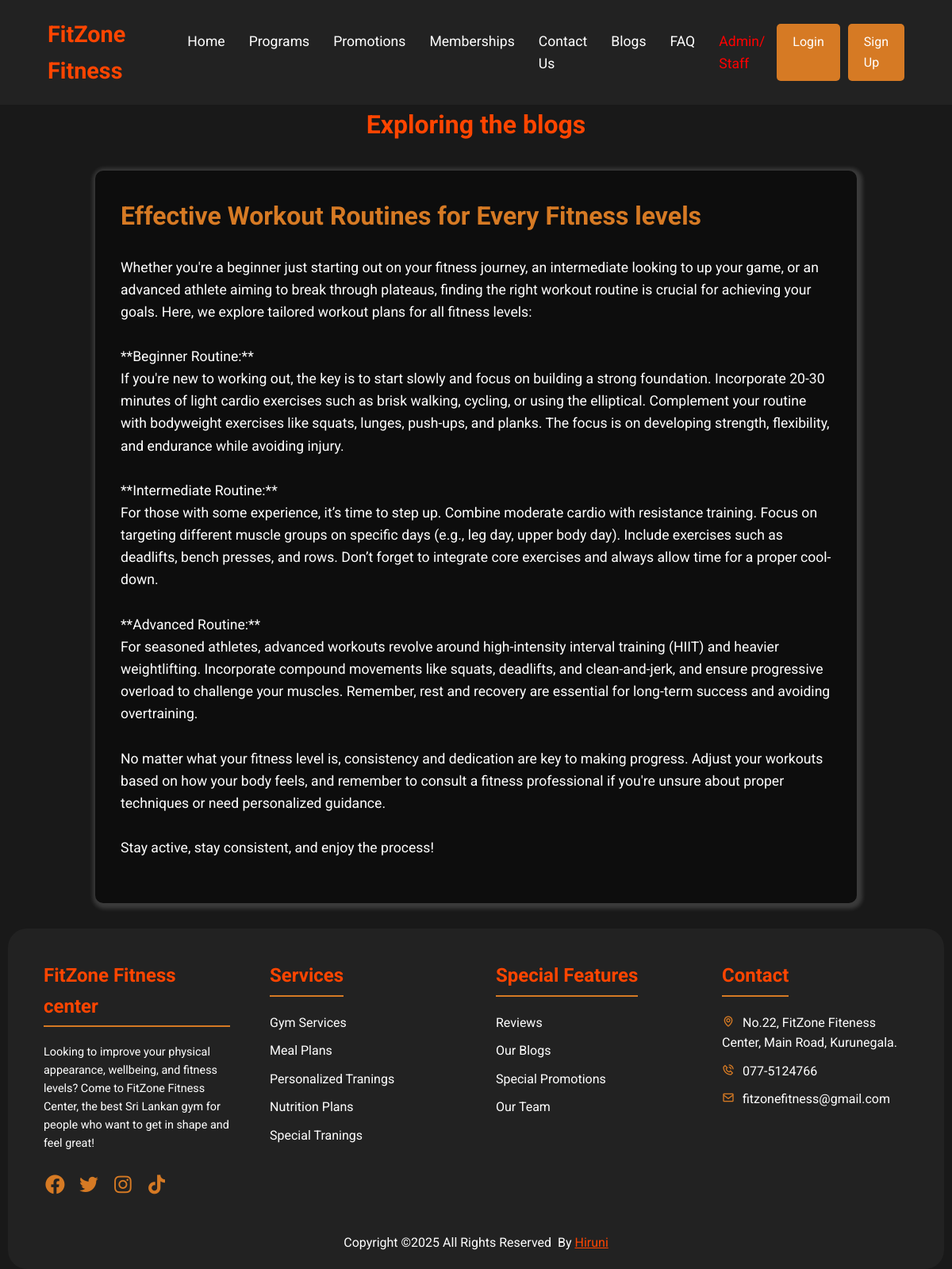
The app's page /blog-details.php?id=3 with its own data.
### tables this page shows
CREATE TABLE `tbl_blogs` (
  `id` int(11) NOT NULL,
  `title` varchar(255) DEFAULT NULL,
  `content` text DEFAULT NULL,
  `image` varchar(255) DEFAULT NULL,
  `created_at` timestamp NOT NULL DEFAULT current_timestamp()
);

### blog-details.php (the view)
<?php include('customer-main/main.php'); ?>
<h1 class="center" style="color: orangered;">Exploring the blogs</h1>
<?php
if (isset($_GET['id'])) {
    $id = $_GET['id'];
    $sql = "SELECT title, content FROM tbl_blogs WHERE id = ?";
    $stmt = $conn->prepare($sql);
    $stmt->bind_param("i", $id);
    $stmt->execute();
    $result = $stmt->get_result();
    if ($result->num_rows > 0) {
        $blog = $result->fetch_assoc();
        $title = $blog['title'];
        $content = $blog['content'];
?>
<section id="blog<?php echo $id; ?>" class="blog-article">
    <h2><?php echo htmlspecialchars($title); ?></h2>
    <p><?php echo nl2br(htmlspecialchars($content)); ?></p>
</section>
<?php
    } else {
        echo "<p>Blog not found.</p>";
    }
} else {
    echo "<p>No blog selected.</p>";
}
?>
<?php include('customer-main/footer.php'); ?>

### cus_css/style1.css (style rules this page uses)
:root { --primary-color: #d67a24; --primary-color-dark: #d67a24; --secondary-color: #222; --background-light: #1a1a1a; --background-dark: #0d0d0d; --text-color: #e0e0e0; --text-light: #fff; --button-hover: #444; --black-color: rgba(0, 0, 0, 0.9); --box_shadow: 2px 2px 5px 5px rgba(255, 255, 255, 0.15); }
* { margin: 0; padding: 0; box-sizing: border-box; font-family: 'Roboto', sans-serif; }
body { line-height: 1.6; background-color: rgba(0, 0, 0, 0.9); color: var(--text-color); }
.blog-article { width: 80%; margin: 2rem auto; background: var(--background-dark); padding: 2rem; border-radius: 10px; box-shadow: var(--box_shadow); }
.blog-article h2 { font-size: 2rem; color: var(--primary-color); margin-bottom: 1.5rem; }
.blog-article p { font-size: 1.1rem; color: var(--text-light); line-height: 1.6; margin-bottom: 1.5rem; }
.center { text-align: center; }

### records on screen
tbl_blogs: title "Effective Workout Routines for Every Fitness levels", content "Whether you're a beginner just starting out on your fitness journey, an intermediate looking to up your game, or an advanced athlete aiming to break through plateaus, finding the right workout routine is crucial for achieving your goals. Here, we explore tailored workout plans for all fitness levels: **Beginner Routine:** If you're new to working out, the key is to start slowly and focus on building a strong foundation. Incorporate 20-30 minutes of light cardio exercises such as brisk walking, cycling, or using the elliptical. Complement your routine with bodyweight exercises like squats, lunges, push-ups, and planks. The focus is on developing strength, flexibility, and endurance while…"
